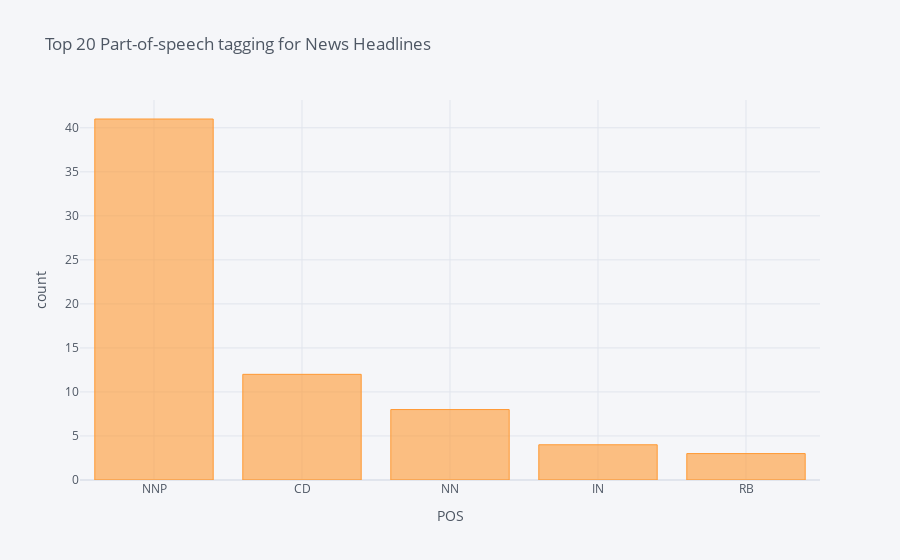

Notebook source saved alongside this figure:
### Code cell
# extracting the parts of specch from the news headlines using textBlob
import nltk
nltk.download('averaged_perceptron_tagger_eng')

blob = TextBlob(str(news_articles_df['title']))
pos_df = pd.DataFrame(blob.tags, columns = ['word' , 'pos'])
pos_df = pos_df.pos.value_counts()[:5]
pos_df.iplot(
    kind='bar',
    xTitle='POS',
    yTitle='count',
    title='Top 20 Part-of-speech tagging for News Headlines')

### Figure 1 — Plotly figure (JSON) as saved in the notebook; plotly's stock layout.template omitted (floating-point values rounded to 4 significant figures)
{"data": [{"marker": {"color": "rgba(255, 153, 51, 0.6)", "line": {"color": "rgba(255, 153, 51, 1.0)", "width": 1}}, "name": "count", "orientation": "v", "text": "", "type": "bar", "x": ["NNP", "CD", "NN", "IN", "RB"], "y": [41, 12, 8, 4, 3]}], "layout": {"legend": {"bgcolor": "#F5F6F9", "font": {"color": "#4D5663"}}, "paper_bgcolor": "#F5F6F9", "plot_bgcolor": "#F5F6F9", "title": {"font": {"color": "#4D5663"}, "text": "Top 20 Part-of-speech tagging for News Headlines"}, "xaxis": {"gridcolor": "#E1E5ED", "showgrid": true, "tickfont": {"color": "#4D5663"}, "title": {"font": {"color": "#4D5663"}, "text": "POS"}, "zerolinecolor": "#E1E5ED"}, "yaxis": {"gridcolor": "#E1E5ED", "showgrid": true, "tickfont": {"color": "#4D5663"}, "title": {"font": {"color": "#4D5663"}, "text": "count"}, "zerolinecolor": "#E1E5ED"}}}
